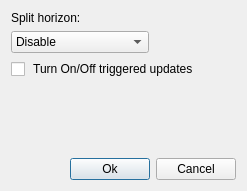
<?xml version="1.0" encoding="UTF-8"?>
<ui version="4.0">
 <class>ripProperty</class>
 <widget class="QDialog" name="ripProperty">
  <property name="geometry">
   <rect>
    <x>0</x>
    <y>0</y>
    <width>247</width>
    <height>191</height>
   </rect>
  </property>
  <property name="windowTitle">
   <string>Rip program property</string>
  </property>
  <layout class="QVBoxLayout" name="verticalLayout_2">
   <item>
    <layout class="QVBoxLayout" name="verticalLayout">
     <item>
      <widget class="QLabel" name="label">
       <property name="text">
        <string>Split horizon:</string>
       </property>
      </widget>
     </item>
     <item>
      <widget class="QComboBox" name="cb_split">
       <property name="sizePolicy">
        <sizepolicy hsizetype="Maximum" vsizetype="Maximum">
         <horstretch>0</horstretch>
         <verstretch>0</verstretch>
        </sizepolicy>
       </property>
       <item>
        <property name="text">
         <string>Disable</string>
        </property>
       </item>
       <item>
        <property name="text">
         <string>Enable</string>
        </property>
       </item>
       <item>
        <property name="text">
         <string>With poison reverse</string>
        </property>
       </item>
      </widget>
     </item>
    </layout>
   </item>
   <item>
    <widget class="QCheckBox" name="chb_update">
     <property name="text">
      <string> Turn On/Off triggered updates</string>
     </property>
    </widget>
   </item>
   <item>
    <spacer name="verticalSpacer">
     <property name="orientation">
      <enum>Qt::Vertical</enum>
     </property>
     <property name="sizeHint" stdset="0">
      <size>
       <width>20</width>
       <height>40</height>
      </size>
     </property>
    </spacer>
   </item>
   <item>
    <layout class="QHBoxLayout" name="horizontalLayout">
     <item>
      <spacer name="horizontalSpacer">
       <property name="orientation">
        <enum>Qt::Horizontal</enum>
       </property>
       <property name="sizeHint" stdset="0">
        <size>
         <width>40</width>
         <height>20</height>
        </size>
       </property>
      </spacer>
     </item>
     <item>
      <widget class="QPushButton" name="btn_ok">
       <property name="text">
        <string>Ok</string>
       </property>
       <property name="icon">
        <iconset resource="../../netemul.qrc">
         <normaloff>:/im/images/ok.png</normaloff>:/im/images/ok.png</iconset>
       </property>
      </widget>
     </item>
     <item>
      <widget class="QPushButton" name="btn_cancel">
       <property name="text">
        <string>Cancel</string>
       </property>
       <property name="icon">
        <iconset resource="../../netemul.qrc">
         <normaloff>:/im/images/not.png</normaloff>:/im/images/not.png</iconset>
       </property>
      </widget>
     </item>
    </layout>
   </item>
  </layout>
 </widget>
 <resources>
  <include location="../../netemul.qrc"/>
 </resources>
 <connections>
  <connection>
   <sender>btn_cancel</sender>
   <signal>clicked()</signal>
   <receiver>ripProperty</receiver>
   <slot>reject()</slot>
   <hints>
    <hint type="sourcelabel">
     <x>236</x>
     <y>180</y>
    </hint>
    <hint type="destinationlabel">
     <x>254</x>
     <y>200</y>
    </hint>
   </hints>
  </connection>
  <connection>
   <sender>btn_ok</sender>
   <signal>clicked()</signal>
   <receiver>ripProperty</receiver>
   <slot>apply()</slot>
   <hints>
    <hint type="sourcelabel">
     <x>88</x>
     <y>152</y>
    </hint>
    <hint type="destinationlabel">
     <x>44</x>
     <y>118</y>
    </hint>
   </hints>
  </connection>
 </connections>
 <slots>
  <slot>apply()</slot>
 </slots>
</ui>
